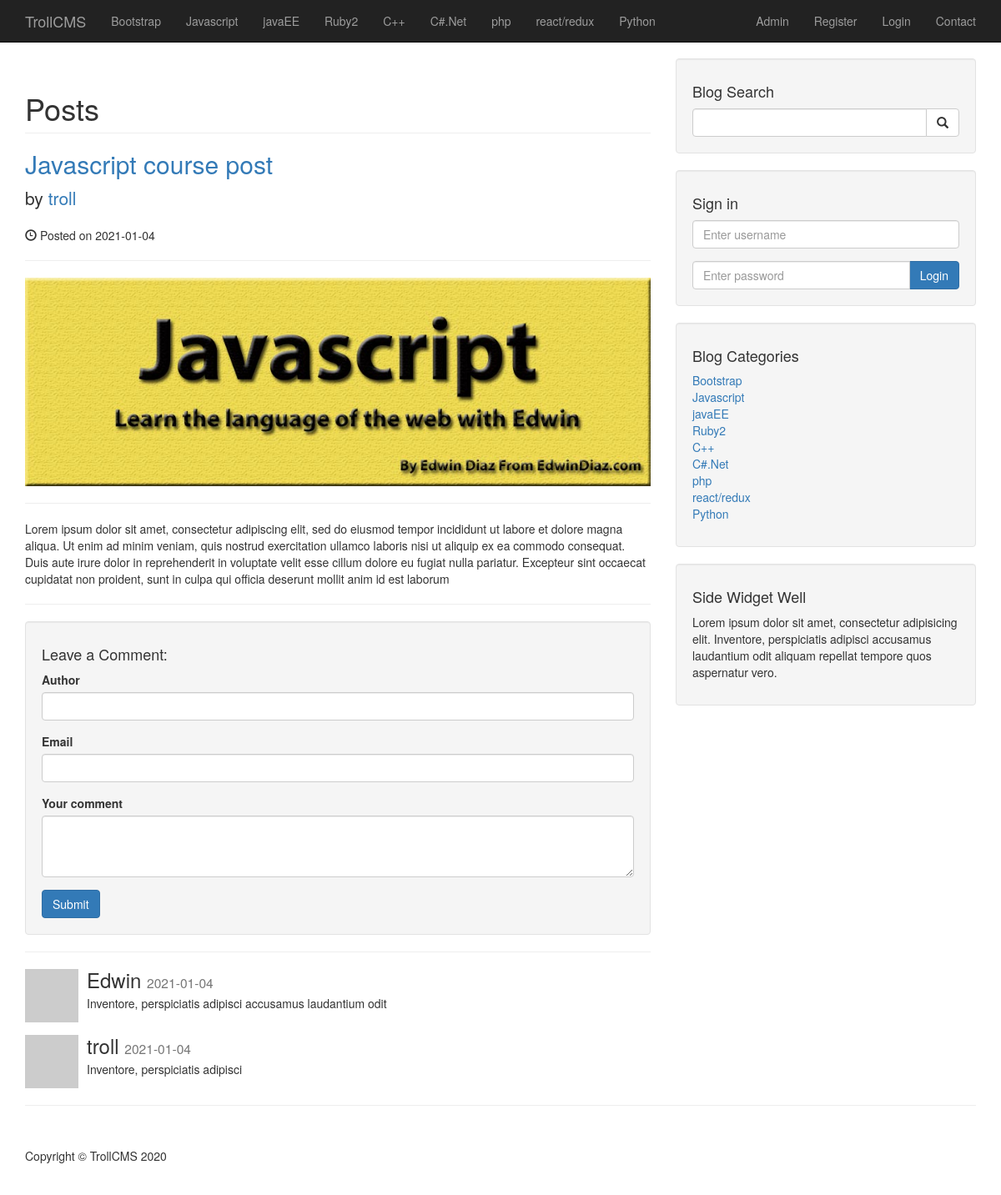
Screenshot of /post/2 with the database file from the repository.
### tables this page shows
CREATE TABLE `categories` (
  `cat_id` int(3) NOT NULL,
  `cat_title` varchar(255) NOT NULL
);

CREATE TABLE `posts` (
  `post_id` int(3) NOT NULL,
  `post_category_id` int(3) NOT NULL,
  `post_title` varchar(255) NOT NULL,
  `post_author` varchar(255) NOT NULL,
  `post_user` varchar(255) NOT NULL,
  `post_date` date NOT NULL,
  `post_image` text NOT NULL,
  `post_content` text NOT NULL,
  `post_tags` varchar(255) NOT NULL,
  `post_comment_count` int(11) NOT NULL,
  `post_status` varchar(255) NOT NULL DEFAULT 'draft',
  `post_views_count` int(11) NOT NULL
);

CREATE TABLE `comments` (
  `comment_id` int(3) NOT NULL,
  `comment_post_id` int(3) NOT NULL,
  `comment_author` varchar(255) NOT NULL,
  `comment_email` varchar(255) NOT NULL,
  `comment_content` text NOT NULL,
  `comment_status` varchar(255) NOT NULL,
  `comment_date` date NOT NULL
);

### admin/functions.php (called while the page is built, shortened)
<?php
function imagePlaceholder($image=''){
    if(!$image){
        return '640x320.jpg';
    }else {
        return $image;
    }
}
?>

### post.php (the view, shortened to what this page needs)
<?php include "includes/header.php";?>
<?php include "admin/functions.php";?>
<?php include "includes/navigation.php"?>
    <div class="container">
        <div class="row">
            <div class="col-md-8">
<?php
if (isset($_GET['p_id'])) {
    $post_id = $_GET['p_id'];
    if(isset($_SESSION['user_role']) && $_SESSION['user_role'] == 'admin') {
        $query = "SELECT * FROM posts WHERE post_id = {$post_id} ";
    } else {
        $query = "SELECT * FROM posts WHERE post_id = {$post_id} AND post_status = 'published'";
    }
    $select_post_query = mysqli_query($connection, $query);
    if(mysqli_num_rows($select_post_query) < 1) {
        print "<h1 class='text-center'>No published post available</h1>";
    } else {
        while($row = mysqli_fetch_assoc($select_post_query)) {
            $post_title = $row['post_title'];
            $post_user = $row['post_user'];
            $post_date = $row['post_date'];
            $post_image = $row['post_image'];
            $post_content = $row['post_content'];
    ?>
                <h1 class="page-header">
                    Posts
                </h1>
                <h2>
                    <a href="#"><?php echo $post_title; ?></a>
                </h2>
                <p class="lead">
                    by <a href="/cms/author_posts.php?user=<?php echo $post_user; ?>&p_id=<?php echo $post_id;?>"><?php echo $post_user; ?></a>
                </p>
                <p><span class="glyphicon glyphicon-time"></span> Posted on <?php echo $post_date; ?></p>
                <hr>
                <img class="img-responsive" src="/cms/images/<?php echo imagePlaceholder($post_image); ?>" alt="">
                <hr>
                <p><?php echo $post_content; ?></p>
                <hr>
<?php
    }
?>
                <div class="well">
                    <h4>Leave a Comment:</h4>
                    <form role="form" method="post" action="">
                        <div class="form-group">
                           <label for="comment_author">Author</label>
                            <input type="text" class="form-control" name="comment_author">
                        </div>
                        <div class="form-group">
                           <label for="comment_email">Email</label>
                            <input type="text" class="form-control" name="comment_email">
                        </div>
                        <div class="form-group">
                           <label for="comment_content">Your comment</label>
                            <textarea class="form-control" rows="3" name="comment_content"></textarea>
                        </div>
                        <button type="submit" class="btn btn-primary" name="create_comment">Submit</button>
                    </form>
                </div>
                <hr>
<?php
    $post_id = $_GET['p_id'];
    $query = "SELECT * FROM comments WHERE comment_post_id = {$post_id} ";
    $query .= "AND comment_status = 'Approved' ";
    $select_comments_query = mysqli_query($connection, $query);
    while($row = mysqli_fetch_assoc($select_comments_query)) {
        $comment_author = $row['comment_author'];
        $comment_date = $row['comment_date'];
        $comment_content = $row['comment_content'];
?>
                <div class="media">
                    <a class="pull-left" href="#">
                        <img class="media-object" src="http://placehold.it/64x64" alt="">
                    </a>
                    <div class="media-body">
                        <h3 class="media-heading"><?php print $comment_author; ?>
                            <small><?php print $comment_date; ?></small>
                        </h3> <?php print $comment_content; ?>
                    </div>
                </div>
<?php
        }
    }
} else {
    header("Location: index.php");
}
?>
    </div>
<?php include "includes/sidebar.php"?>
        </div>
        <hr>
<?php include "includes/footer.php"?>

### includes/navigation.php (shortened to what this page needs)
    <nav class="navbar navbar-inverse navbar-fixed-top" role="navigation">
        <div class="container">
            <div class="navbar-header">
                <a class="navbar-brand" href="/cms/">TrollCMS</a>
            </div>
            <div class="collapse navbar-collapse" id="bs-example-navbar-collapse-1">
                <ul class="nav navbar-nav">
                <?php
                    $query = "SELECT * FROM categories";
                    $select_all_categories_query = mysqli_query($connection, $query);
                    while($row = mysqli_fetch_assoc($select_all_categories_query)) {
                        $cat_title = $row['cat_title'];
                        $cat_id = $row['cat_id'];
                        $category_class = '';
                        $registration_class = '';
                        $login_class = '';
                        print "<li class='{$category_class}'> <a href='/cms/category/{$cat_id}'>{$cat_title} </a></li>";
                    }
                ?>
                  </ul>
                  <ul class="nav navbar-nav navbar-right">
                    <li>
                        <a href="/cms/admin/">Admin</a>
                    </li>
            <?php
                 if (!isset($_SESSION['user_name'])){
                    print "<li class='{$registration_class}'><a href='/cms/registration'>Register</a></li>";
                    print "<li class='{$login_class}'><a href='/cms/login'>Login</a></li>";
                 }
            ?>
<li><a href='/cms/contact'>Contact</a></li>
                </ul>
            </div>
        </div>
    </nav>

### includes/sidebar.php (shortened to what this page needs)
            <div class="col-md-4">
                <div class="well">
                    <h4>Blog Search</h4>
                    <form action="/cms/search.php" method="post">
                    <div class="input-group">
                        <input name="search" type="text" class="form-control">
                        <span class="input-group-btn">
                            <button name="submit" class="btn btn-default" type="submit">
                                <span class="glyphicon glyphicon-search"></span>
                        </button>
                        </span>
                    </div>
                    </form>
                </div>
                <div class="well">
                <?php if(isset($_SESSION['user_role'])):  ?>
                       <h4>Logged in as <?php print $_SESSION['user_name']; ?></h4>
                        <a href="includes/logout.php" class="btn btn-primary" name="Logout" >Logout</a>
                <?php else: ?>
                    <h4>Sign in</h4>
                    <form action="" method="post">
                        <div class="form-group">
                            <input name="user_name" type="text" class="form-control" placeholder="Enter username">
                         </div>
                         <div class="input-group">
                            <input name="user_password" type="password" class="form-control" placeholder="Enter password">
                            <span class="input-group-btn" >
                                <button class="btn btn-primary" name="login" type="submit">Login
                                </button>
                            </span>
                        </div>
                    </form>
                <?php endif;?>
                </div>
                <div class="well">
<?php
    $query = "SELECT * FROM categories ";
    $select_categories_sidebar = mysqli_query($connection, $query);
?>
                    <h4>Blog Categories</h4>
                    <div class="row">
                        <div class="col-lg-12">
                            <ul class="list-unstyled">
<?php
        while($row = mysqli_fetch_assoc($select_categories_sidebar)) {
            $cat_title = $row['cat_title'];
            $cat_id = $row['cat_id'];
            print "<li> <a href='/cms/category/{$cat_id}'>{$cat_title} </a></li>";
        }
?>
                            </ul>
                        </div>
                    </div>
                </div>
<?php include "widget.php" ?>
            </div>

### css/blog-home.css (style rules this page uses)
body { padding-top: 70px; }

### rows the page displays
categories: cat_title "Bootstrap"
categories: cat_title "Javascript"
categories: cat_title "javaEE"
categories: cat_title "Ruby2"
categories: cat_title "C++"
categories: cat_title "C#.Net"
categories: cat_title "php"
categories: cat_title "react/redux"
categories: cat_title "Python"
posts: post_title "Javascript course post", post_user "troll", post_date "2021-01-04", post_image (picture), post_content "Lorem ipsum dolor sit amet, consectetur adipiscing elit, sed do eiusmod tempor incididunt ut labore et dolore magna aliqua. Ut enim ad minim veniam, quis nostrud exercitation ullamco laboris nisi ut aliquip ex ea commodo consequat. Duis aute irure dolor in reprehenderit in voluptate velit esse cillum dolore eu fugiat nulla pariatur. Excepteur sint occaecat cupidatat non proident, sunt in culpa qui officia deserunt mollit anim id est laborum"
comments: comment_author "Edwin", comment_date "2021-01-04", comment_content "Inventore, perspiciatis adipisci accusamus laudantium odit"
comments: comment_author "troll", comment_date "2021-01-04", comment_content "Inventore, perspiciatis adipisci"
